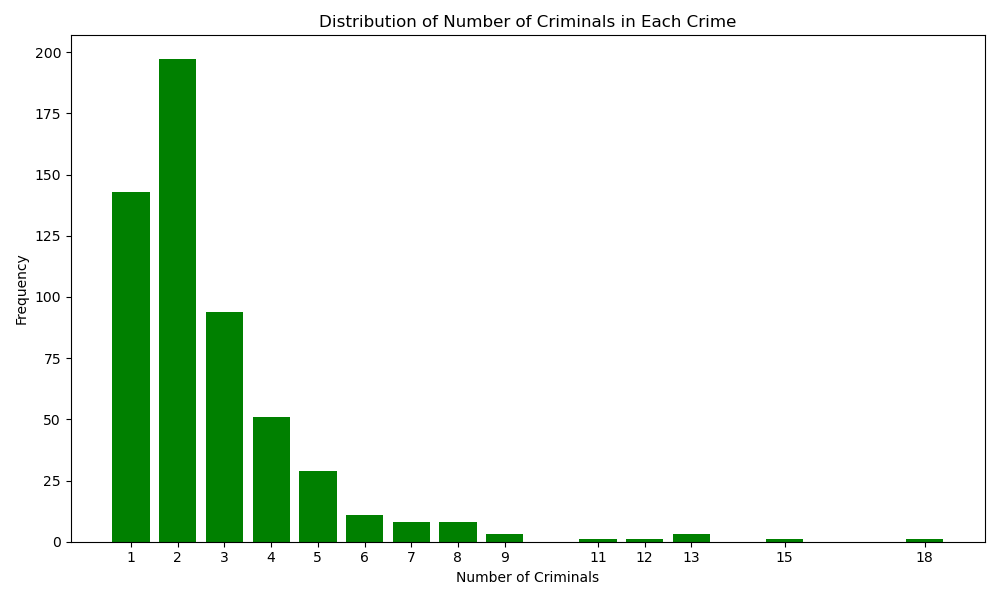

The script that drew this image:
import networkx as nx
from collections import defaultdict, Counter
import matplotlib.pyplot as plt

file_path = 'out.moreno_crime_crime'

# Initialize graph and data structures
G = nx.Graph()
criminal_to_cases = defaultdict(set)
case_to_criminals = defaultdict(set)

# Data loading
with open(file_path, 'r') as file:
    for line in file:
        if line.strip() and not line.startswith('%'):
            parts = line.split()
            criminal_id, case_id = int(parts[0]), int(parts[1])
            criminal_to_cases[criminal_id].add(case_id)
            case_to_criminals[case_id].add(criminal_id)

# Node and edge setup
for criminal, cases in criminal_to_cases.items():
    G.add_node(criminal, size=len(cases))
for case, criminals in case_to_criminals.items():
    criminals = list(criminals)
    for i in range(len(criminals)):
        for j in range(i + 1, len(criminals)):
            if G.has_edge(criminals[i], criminals[j]):
                G[criminals[i]][criminals[j]]['weight'] += 1
            else:
                G.add_edge(criminals[i], criminals[j], weight=1)

# Calculate the number of criminals per crime and plot
criminal_counts = [len(criminals) for criminals in case_to_criminals.values()]
average_criminals_per_crime = sum(criminal_counts) / len(criminal_counts)

# Distribution of criminals per crime
criminal_count_distribution = Counter(criminal_counts)
counts, frequencies = zip(*criminal_count_distribution.items())

# Plotting the histogram
fig, ax = plt.subplots(figsize=(10, 6))
ax.bar(counts, frequencies, color='g')
ax.set_title("Distribution of Number of Criminals in Each Crime")
ax.set_xlabel("Number of Criminals")
ax.set_ylabel("Frequency")
ax.set_xticks(counts)
ax.set_xticklabels([str(count) for count in counts])

plt.tight_layout()
plt.show()

# Print the average number of criminals per crime
print("Average Number of Criminals per Crime:", average_criminals_per_crime)
